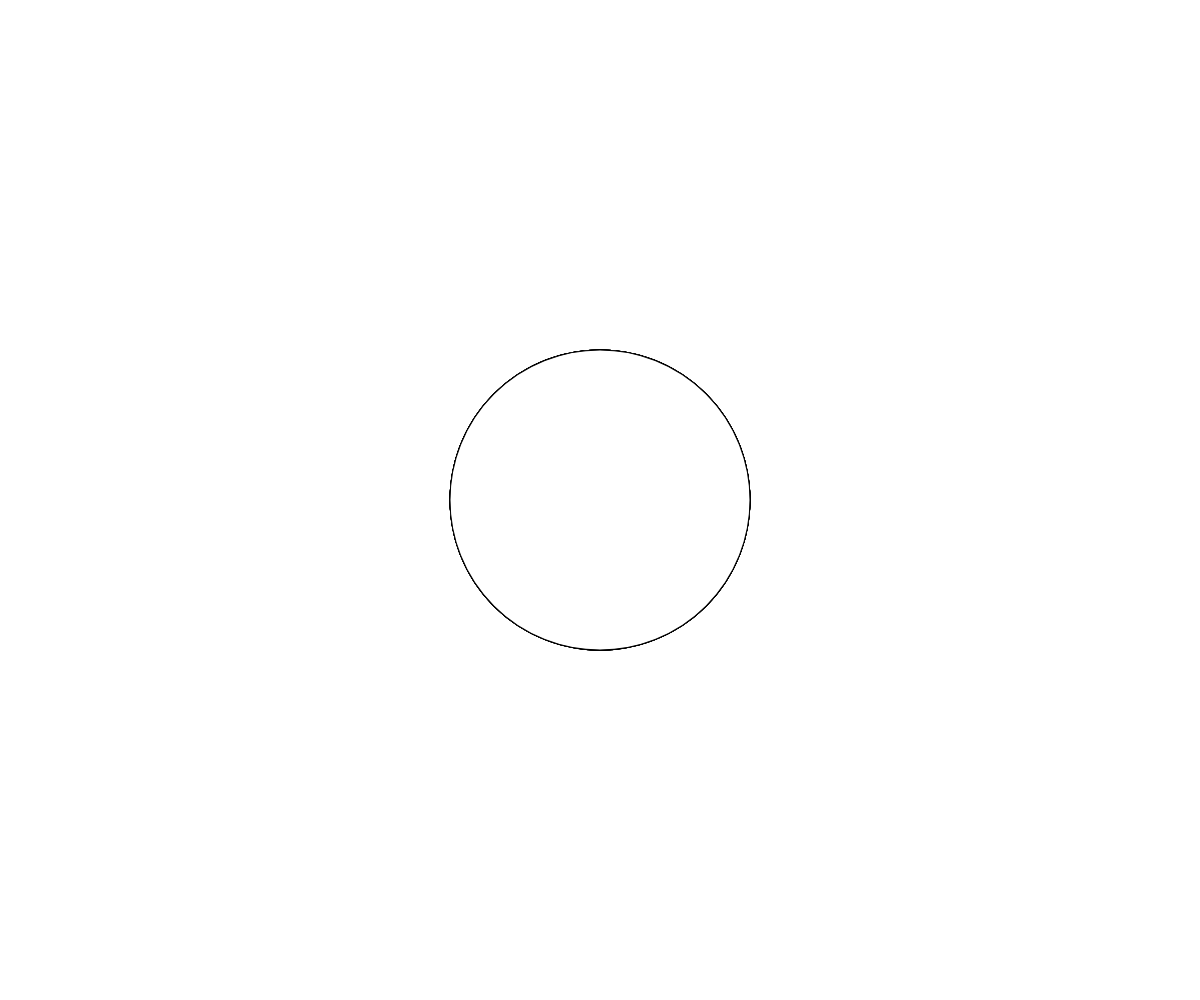
Frame 1 (no input)
Frame 60 (no input): identical to frame 1, image omitted
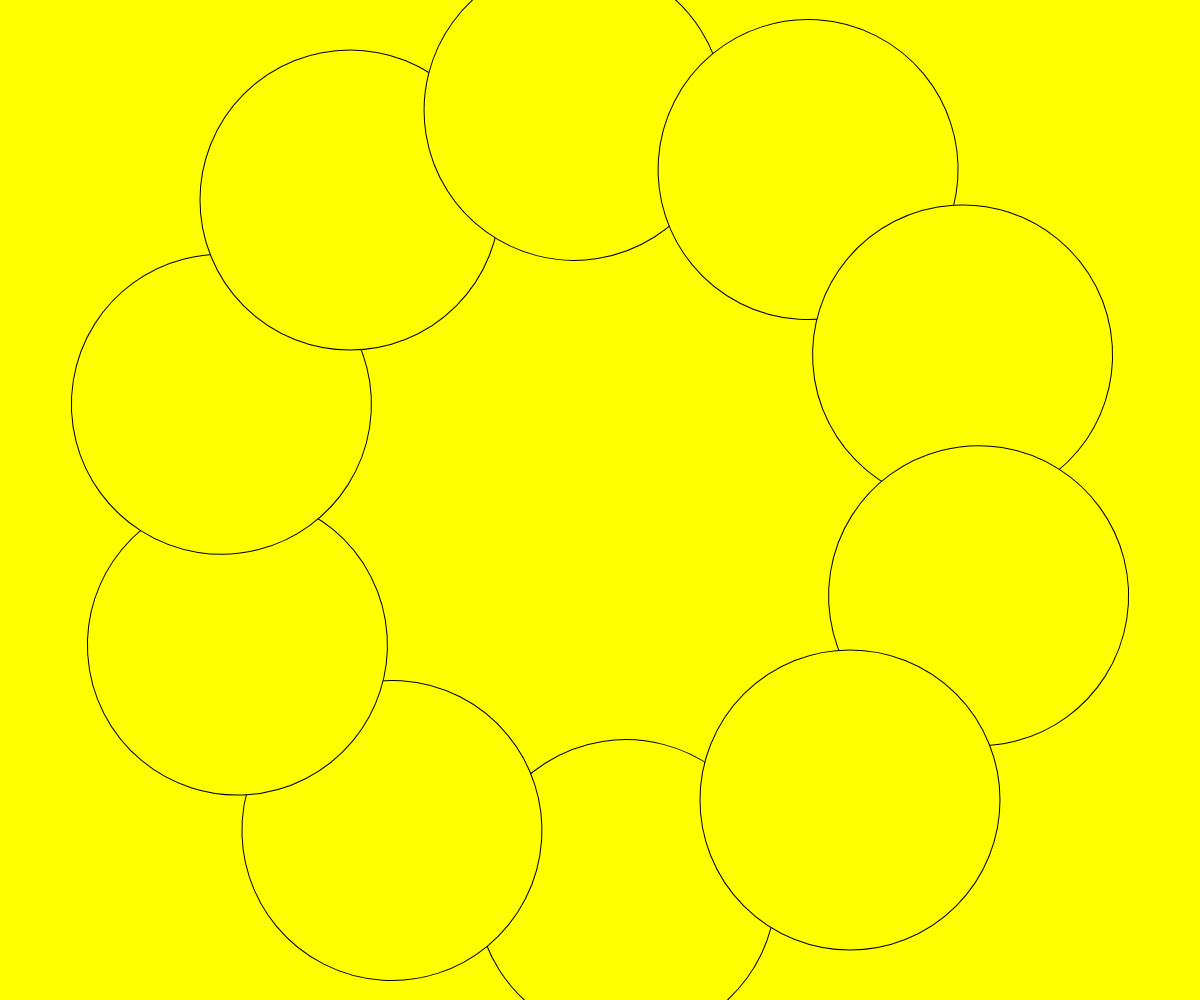
Frame 120 (the mouse pressed at the canvas centre since frame 60)

The p5.js sketch that drew these frames (run headless with seeded random() and noise() and a simulated clock; from frame 60 on, the mouse is pressed at the canvas centre):

// p5.js sketch
// ── sketch.js
function setup() {
    createCanvas(windowWidth, windowHeight);
    // any additional setup code goes here
}

function draw() {
    // your "draw loop" code goes here
    background(mouseX, mouseY, mouseX/mouseY);
    translate(windowWidth/2, windowHeight/2);
    var numRotations = 10;
    for(var i = 0; i < numRotations; i++) {
    rotate(TWO_PI/numRotations);
    drawShape(mouseY/2, mouseX/2);
    } 

}

function drawShape(x, y){
    fill(mouseY, mouseX, mouseY/mouseX);
    ellipse(x, y, 300, 300);  
}
